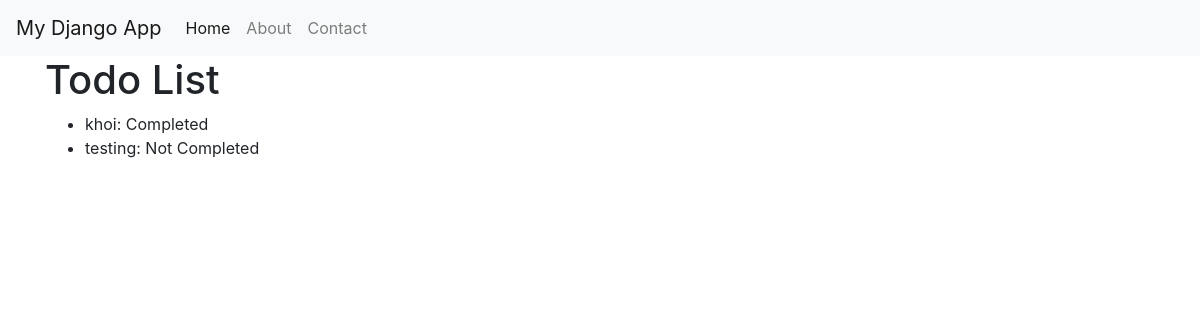
The page /api/todos/ on the database as committed earlier.
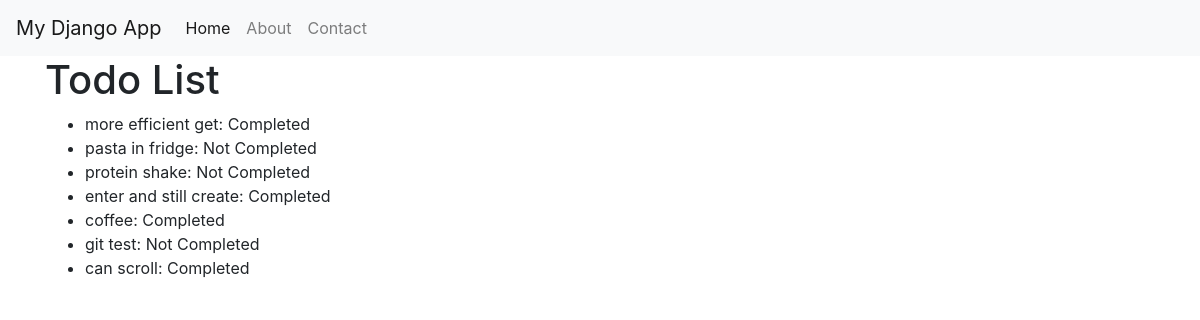
The same page on the database as committed later.
### myapp/models.py (models this page shows, shortened)
class TodoItem(models.Model):
    title = models.CharField(max_length=200)
    completed = models.BooleanField(default=False)

### myapp/views.py (the view)
# urls.py: path("todos/", views.todos, name="Todos"),
def todos(request):
    items = TodoItem.objects.all()
    return render(request, "todo.html", {"todos": items})

### myapp/templates/todo.html
{% extends "base.html" %} {% block content %}
<h1>Todo List</h1>
<ul>
    {% for todo in todos %}
    <li>
        {{ todo.title }}: {% if todo.completed %}Completed{% else %}Not Completed{% endif %}
    </li>
    {% endfor %}
</ul>
{% endblock %}

### myapp/templates/base.html (shortened to what this page needs)
<!DOCTYPE html>
<html lang="en">
  <head>
    <link rel="stylesheet" href="https://stackpath.bootstrapcdn.com/bootstrap/4.3.1/css/bootstrap.min.css"  rel="stylesheet" />
  </head>
  <body>
    <nav class="navbar navbar-expand-lg navbar-light bg-light">
      <a class="navbar-brand" href="#">My Django App</a>
      <div class="collapse navbar-collapse" id="navbarNav">
        <ul class="navbar-nav">
          <li class="nav-item active">
            <a class="nav-link" href="#">Home</a>
          </li>
          <li class="nav-item">
            <a class="nav-link" href="#">About</a>
          </li>
          <li class="nav-item">
            <a class="nav-link" href="#">Contact</a>
          </li>
        </ul>
      </div>
    </nav>
    <div class="container">{% block content %} {% endblock %}</div>
  </body>
</html>

Rows that differ between the two databases and show on the page:
removed TodoItem: title "khoi", completed "Completed"
removed TodoItem: title "testing", completed "Not Completed"
added TodoItem: title "more efficient get", completed "Completed"
added TodoItem: title "pasta in fridge", completed "Not Completed"
added TodoItem: title "protein shake", completed "Not Completed"
added TodoItem: title "enter and still create", completed "Completed"
added TodoItem: title "coffee", completed "Completed"
added TodoItem: title "git test", completed "Not Completed"
added TodoItem: title "can scroll", completed "Completed"
